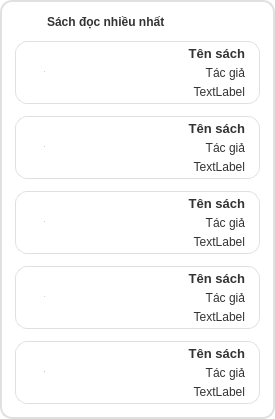
                 <widget class="QWidget" name="verticalWidget_6" native="true">
                  <property name="sizePolicy">
                   <sizepolicy hsizetype="Preferred" vsizetype="Preferred">
                    <horstretch>0</horstretch>
                    <verstretch>0</verstretch>
                   </sizepolicy>
                  </property>
                  <property name="minimumSize">
                   <size>
                    <width>275</width>
                    <height>0</height>
                   </size>
                  </property>
                  <property name="maximumSize">
                   <size>
                    <width>16777215</width>
                    <height>16777215</height>
                   </size>
                  </property>
                  <property name="styleSheet">
                   <string notr="true">QWidget{background-color: #ffffff;
border: 2px solid #E0E0E0;
border-radius: 12px;
}
QLabel{
	border: 0px solid #E0E0E0;
border: 0px;
color: #333333;

}
QPushButton{
border: 0px;
color: #333333;
}</string>
                  </property>
                  <layout class="QVBoxLayout" name="verticalLayout_39">
                   <property name="spacing">
                    <number>12</number>
                   </property>
                   <property name="leftMargin">
                    <number>15</number>
                   </property>
                   <property name="topMargin">
                    <number>15</number>
                   </property>
                   <property name="rightMargin">
                    <number>15</number>
                   </property>
                   <property name="bottomMargin">
                    <number>15</number>
                   </property>
                   <item>
                    <layout class="QHBoxLayout" name="horizontalLayout_39">
                     <item>
                      <widget class="QPushButton" name="pushButton_3">
                       <property name="maximumSize">
                        <size>
                         <width>20</width>
                         <height>16777215</height>
                        </size>
                       </property>
                       <property name="styleSheet">
                        <string notr="true">border: 0px;</string>
                       </property>
                       <property name="text">
                        <string/>
                       </property>
                       <property name="icon">
                        <iconset resource="resource.qrc">
                         <normaloff>:/icons/icons_/filter.png</normaloff>:/icons/icons_/filter.png</iconset>
                       </property>
                      </widget>
                     </item>
                     <item>
                      <widget class="QLabel" name="label_23">
                       <property name="font">
                        <font>
                         <family>Segoe UI</family>
                         <bold>true</bold>
                        </font>
                       </property>
                       <property name="styleSheet">
                        <string notr="true">color: #333;</string>
                       </property>
                       <property name="text">
                        <string>Sách đọc nhiều nhất</string>
                       </property>
                      </widget>
                     </item>
                    </layout>
                   </item>
                   <item>
                    <widget class="QWidget" name="doc_nhieu_1" native="true">
                     <property name="styleSheet">
                      <string notr="true">QWidget{background-color: #ffffff;
border: 1px solid #E0E0E0;
border-radius: 12px;
}
QLabel{
	border: 0px solid #E0E0E0;
}</string>
                     </property>
                     <layout class="QHBoxLayout" name="horizontalLayout_41" stretch="0,1">
                      <property name="spacing">
                       <number>5</number>
                      </property>
                      <property name="leftMargin">
                       <number>5</number>
                      </property>
                      <property name="topMargin">
                       <number>5</number>
                      </property>
                      <property name="rightMargin">
                       <number>5</number>
                      </property>
                      <property name="bottomMargin">
                       <number>5</number>
                      </property>
                      <item>
                       <widget class="QPushButton" name="pushButton_9">
                        <property name="minimumSize">
                         <size>
                          <width>50</width>
                          <height>50</height>
                         </size>
                        </property>
                        <property name="font">
                         <font>
                          <family>Segoe UI</family>
                          <pointsize>-1</pointsize>
                          <bold>true</bold>
                         </font>
                        </property>
                        <property name="styleSheet">
                         <string notr="true">border: 0px;

</string>
                        </property>
                        <property name="text">
                         <string>1</string>
                        </property>
                       </widget>
                      </item>
                      <item>
                       <layout class="QVBoxLayout" name="verticalLayout_41">
                        <property name="rightMargin">
                         <number>10</number>
                        </property>
                        <item>
                         <widget class="QLabel" name="sach_doc_nhieu">
                          <property name="sizePolicy">
                           <sizepolicy hsizetype="Preferred" vsizetype="Preferred">
                            <horstretch>0</horstretch>
                            <verstretch>0</verstretch>
                           </sizepolicy>
                          </property>
                          <property name="minimumSize">
                           <size>
                            <width>160</width>
                            <height>0</height>
                           </size>
                          </property>
                          <property name="maximumSize">
                           <size>
                            <width>16777215</width>
                            <height>16777215</height>
                           </size>
                          </property>
                          <property name="font">
                           <font>
                            <family>Segoe UI</family>
                            <pointsize>10</pointsize>
                            <bold>true</bold>
                           </font>
                          </property>
                          <property name="text">
                           <string>Tên sách</string>
                          </property>
                          <property name="alignment">
                           <set>Qt::AlignmentFlag::AlignRight|Qt::AlignmentFlag::AlignTrailing|Qt::AlignmentFlag::AlignVCenter</set>
                          </property>
                         </widget>
                        </item>
                        <item>
                         <widget class="QLabel" name="tac_gia_doc_nhieu">
                          <property name="maximumSize">
                           <size>
                            <width>16777215</width>
                            <height>16777215</height>
                           </size>
                          </property>
                          <property name="text">
                           <string>Tác giả</string>
                          </property>
                          <property name="alignment">
                           <set>Qt::AlignmentFlag::AlignRight|Qt::AlignmentFlag::AlignTrailing|Qt::AlignmentFlag::AlignVCenter</set>
                          </property>
                         </widget>
                        </item>
                        <item>
                         <widget class="QLabel" name="doc_nhieu_info">
                          <property name="minimumSize">
                           <size>
                            <width>160</width>
                            <height>0</height>
                           </size>
                          </property>
                          <property name="maximumSize">
                           <size>
                            <width>16777215</width>
                            <height>16777215</height>
                           </size>
                          </property>
                          <property name="text">
                           <string>TextLabel</string>
                          </property>
                          <property name="alignment">
                           <set>Qt::AlignmentFlag::AlignRight|Qt::AlignmentFlag::AlignTrailing|Qt::AlignmentFlag::AlignVCenter</set>
                          </property>
                         </widget>
                        </item>
                       </layout>
                      </item>
                     </layout>
                    </widget>
                   </item>
                   <item>
                    <widget class="QWidget" name="doc_nhieu_2" native="true">
                     <property name="styleSheet">
                      <string notr="true">QWidget{background-color: #ffffff;
border: 1px solid #E0E0E0;
border-radius: 12px;
}
QLabel{
	border: 0px solid #E0E0E0;
}</string>
                     </property>
                     <layout class="QHBoxLayout" name="horizontalLayout_42" stretch="0,1">
                      <property name="spacing">
                       <number>5</number>
                      </property>
                      <property name="leftMargin">
                       <number>5</number>
                      </property>
                      <property name="topMargin">
                       <number>5</number>
                      </property>
                      <property name="rightMargin">
                       <number>5</number>
                      </property>
                      <property name="bottomMargin">
                       <number>5</number>
                      </property>
                      <item>
                       <widget class="QPushButton" name="pushButton_10">
                        <property name="minimumSize">
                         <size>
                          <width>50</width>
                          <height>50</height>
                         </size>
                        </property>
                        <property name="font">
                         <font>
                          <family>Segoe UI</family>
                          <pointsize>-1</pointsize>
                          <bold>true</bold>
                         </font>
                        </property>
                        <property name="styleSheet">
                         <string notr="true">border: 0px;</string>
                        </property>
                        <property name="text">
                         <string>2</string>
                        </property>
                       </widget>
                      </item>
                      <item>
                       <layout class="QVBoxLayout" name="verticalLayout_42">
                        <property name="rightMargin">
                         <number>10</number>
                        </property>
                        <item>
                         <widget class="QLabel" name="sach_doc_nhieu_1">
                          <property name="minimumSize">
                           <size>
                            <width>160</width>
                            <height>0</height>
                           </size>
                          </property>
                          <property name="maximumSize">
                           <size>
                            <width>16777215</width>
                            <height>16777215</height>
                           </size>
                          </property>
                          <property name="font">
                           <font>
                            <family>Segoe UI</family>
                            <pointsize>10</pointsize>
                            <bold>true</bold>
                           </font>
                          </property>
                          <property name="text">
                           <string>Tên sách</string>
                          </property>
                          <property name="alignment">
                           <set>Qt::AlignmentFlag::AlignRight|Qt::AlignmentFlag::AlignTrailing|Qt::AlignmentFlag::AlignVCenter</set>
                          </property>
                         </widget>
                        </item>
                        <item>
                         <widget class="QLabel" name="tac_gia_doc_nhieu_1">
                          <property name="maximumSize">
                           <size>
                            <width>16777215</width>
                            <height>16777215</height>
                           </size>
                          </property>
                          <property name="text">
                           <string>Tác giả</string>
                          </property>
                          <property name="alignment">
                           <set>Qt::AlignmentFlag::AlignRight|Qt::AlignmentFlag::AlignTrailing|Qt::AlignmentFlag::AlignVCenter</set>
                          </property>
                         </widget>
                        </item>
                        <item>
                         <widget class="QLabel" name="doc_nhieu_info_1">
                          <property name="minimumSize">
                           <size>
                            <width>160</width>
                            <height>0</height>
                           </size>
                          </property>
                          <property name="maximumSize">
                           <size>
                            <width>16777215</width>
                            <height>16777215</height>
                           </size>
                          </property>
                          <property name="text">
                           <string>TextLabel</string>
                          </property>
                          <property name="alignment">
                           <set>Qt::AlignmentFlag::AlignRight|Qt::AlignmentFlag::AlignTrailing|Qt::AlignmentFlag::AlignVCenter</set>
                          </property>
                         </widget>
                        </item>
                       </layout>
                      </item>
                     </layout>
                    </widget>
                   </item>
                   <item>
                    <widget class="QWidget" name="doc_nhieu_3" native="true">
                     <property name="styleSheet">
                      <string notr="true">QWidget{background-color: #ffffff;
border: 1px solid #E0E0E0;
border-radius: 12px;
}
QLabel{
	border: 0px solid #E0E0E0;
}</string>
                     </property>
                     <layout class="QHBoxLayout" name="horizontalLayout_43" stretch="0,1">
                      <property name="spacing">
                       <number>5</number>
                      </property>
                      <property name="leftMargin">
                       <number>5</number>
                      </property>
                      <property name="topMargin">
                       <number>5</number>
                      </property>
                      <property name="rightMargin">
                       <number>5</number>
                      </property>
                      <property name="bottomMargin">
                       <number>5</number>
                      </property>
                      <item>
                       <widget class="QPushButton" name="pushButton_11">
                        <property name="minimumSize">
                         <size>
                          <width>50</width>
                          <height>50</height>
                         </size>
                        </property>
                        <property name="font">
                         <font>
                          <family>Segoe UI</family>
                          <pointsize>-1</pointsize>
                          <bold>true</bold>
                         </font>
                        </property>
                        <property name="styleSheet">
                         <string notr="true">border: 0px;</string>
                        </property>
                        <property name="text">
                         <string>3</string>
                        </property>
                       </widget>
                      </item>
                      <item>
                       <layout class="QVBoxLayout" name="verticalLayout_43">
                        <property name="rightMargin">
                         <number>10</number>
                        </property>
                        <item>
                         <widget class="QLabel" name="sach_doc_nhieu_2">
                          <property name="maximumSize">
                           <size>
                            <width>16777215</width>
                            <height>16777215</height>
                           </size>
                          </property>
                          <property name="font">
                           <font>
                            <family>Segoe UI</family>
                            <pointsize>10</pointsize>
                            <bold>true</bold>
                           </font>
                          </property>
                          <property name="text">
                           <string>Tên sách</string>
                          </property>
                          <property name="alignment">
                           <set>Qt::AlignmentFlag::AlignRight|Qt::AlignmentFlag::AlignTrailing|Qt::AlignmentFlag::AlignVCenter</set>
                          </property>
                         </widget>
                        </item>
                        <item>
                         <widget class="QLabel" name="tac_gia_doc_nhieu_2">
                          <property name="maximumSize">
                           <size>
                            <width>16777215</width>
                            <height>16777215</height>
                           </size>
                          </property>
                          <property name="text">
                           <string>Tác giả</string>
                          </property>
                          <property name="alignment">
                           <set>Qt::AlignmentFlag::AlignRight|Qt::AlignmentFlag::AlignTrailing|Qt::AlignmentFlag::AlignVCenter</set>
                          </property>
                         </widget>
                        </item>
                        <item>
                         <widget class="QLabel" name="doc_nhieu_info_2">
                          <property name="minimumSize">
                           <size>
                            <width>160</width>
                            <height>0</height>
                           </size>
                          </property>
                          <property name="maximumSize">
                           <size>
                            <width>16777215</width>
                            <height>16777215</height>
                           </size>
                          </property>
                          <property name="text">
                           <string>TextLabel</string>
                          </property>
                          <property name="alignment">
                           <set>Qt::AlignmentFlag::AlignRight|Qt::AlignmentFlag::AlignTrailing|Qt::AlignmentFlag::AlignVCenter</set>
                          </property>
                         </widget>
                        </item>
                       </layout>
                      </item>
                     </layout>
                    </widget>
                   </item>
                   <item>
                    <widget class="QWidget" name="doc_nhieu_4" native="true">
                     <property name="styleSheet">
                      <string notr="true">QWidget{background-color: #ffffff;
border: 1px solid #E0E0E0;
border-radius: 12px;
}
QLabel{
	border: 0px solid #E0E0E0;
}</string>
                     </property>
                     <layout class="QHBoxLayout" name="horizontalLayout_44" stretch="0,1">
                      <property name="spacing">
                       <number>5</number>
                      </property>
                      <property name="leftMargin">
                       <number>5</number>
                      </property>
                      <property name="topMargin">
                       <number>5</number>
                      </property>
                      <property name="rightMargin">
                       <number>5</number>
                      </property>
                      <property name="bottomMargin">
                       <number>5</number>
                      </property>
                      <item>
                       <widget class="QPushButton" name="pushButton_15">
                        <property name="minimumSize">
                         <size>
                          <width>50</width>
                          <height>50</height>
                         </size>
                        </property>
                        <property name="font">
                         <font>
                          <family>Segoe UI</family>
                          <pointsize>-1</pointsize>
                          <bold>true</bold>
                         </font>
                        </property>
                        <property name="styleSheet">
                         <string notr="true">border: 0px;</string>
                        </property>
                        <property name="text">
                         <string>4</string>
                        </property>
                       </widget>
                      </item>
                      <item>
                       <layout class="QVBoxLayout" name="verticalLayout_44">
                        <property name="rightMargin">
                         <number>10</number>
                        </property>
                        <item>
                         <widget class="QLabel" name="sach_doc_nhieu_3">
                          <property name="maximumSize">
                           <size>
                            <width>16777215</width>
                            <height>16777215</height>
                           </size>
                          </property>
                          <property name="font">
                           <font>
                            <family>Segoe UI</family>
                            <pointsize>10</pointsize>
                            <bold>true</bold>
                           </font>
                          </property>
                          <property name="text">
                           <string>Tên sách</string>
                          </property>
                          <property name="alignment">
                           <set>Qt::AlignmentFlag::AlignRight|Qt::AlignmentFlag::AlignTrailing|Qt::AlignmentFlag::AlignVCenter</set>
                          </property>
                         </widget>
                        </item>
                        <item>
                         <widget class="QLabel" name="tac_gia_doc_nhieu_3">
                          <property name="maximumSize">
                           <size>
                            <width>16777215</width>
                            <height>16777215</height>
                           </size>
                          </property>
                          <property name="text">
                           <string>Tác giả</string>
                          </property>
                          <property name="alignment">
                           <set>Qt::AlignmentFlag::AlignRight|Qt::AlignmentFlag::AlignTrailing|Qt::AlignmentFlag::AlignVCenter</set>
                          </property>
                         </widget>
                        </item>
                        <item>
                         <widget class="QLabel" name="doc_nhieu_info_3">
                          <property name="minimumSize">
                           <size>
                            <width>160</width>
                            <height>0</height>
                           </size>
                          </property>
                          <property name="maximumSize">
                           <size>
                            <width>16777215</width>
                            <height>16777215</height>
                           </size>
                          </property>
                          <property name="text">
                           <string>TextLabel</string>
                          </property>
                          <property name="alignment">
                           <set>Qt::AlignmentFlag::AlignRight|Qt::AlignmentFlag::AlignTrailing|Qt::AlignmentFlag::AlignVCenter</set>
                          </property>
                         </widget>
                        </item>
                       </layout>
                      </item>
                     </layout>
                    </widget>
                   </item>
                   <item>
                    <widget class="QWidget" name="doc_nhieu_5" native="true">
                     <property name="styleSheet">
                      <string notr="true">QWidget{background-color: #ffffff;
border: 1px solid #E0E0E0;
border-radius: 12px;
}
QLabel{
	border: 0px solid #E0E0E0;
}</string>
                     </property>
                     <layout class="QHBoxLayout" name="horizontalLayout_45" stretch="0,1">
                      <property name="spacing">
                       <number>5</number>
                      </property>
                      <property name="leftMargin">
                       <number>5</number>
                      </property>
                      <property name="topMargin">
                       <number>5</number>
                      </property>
                      <property name="rightMargin">
                       <number>5</number>
                      </property>
                      <property name="bottomMargin">
                       <number>5</number>
                      </property>
                      <item>
                       <widget class="QPushButton" name="pushButton_12">
                        <property name="minimumSize">
                         <size>
                          <width>50</width>
                          <height>50</height>
                         </size>
                        </property>
                        <property name="font">
                         <font>
                          <family>Segoe UI</family>
                          <pointsize>-1</pointsize>
                          <bold>true</bold>
                         </font>
                        </property>
                        <property name="styleSheet">
                         <string notr="true">border: 0px;</string>
                        </property>
                        <property name="text">
                         <string>5</string>
                        </property>
                       </widget>
                      </item>
                      <item>
                       <layout class="QVBoxLayout" name="verticalLayout_45">
                        <property name="rightMargin">
                         <number>10</number>
                        </property>
                        <item>
                         <widget class="QLabel" name="sach_doc_nhieu_4">
                          <property name="maximumSize">
                           <size>
                            <width>16777215</width>
                            <height>16777215</height>
                           </size>
                          </property>
                          <property name="font">
                           <font>
                            <family>Segoe UI</family>
                            <pointsize>10</pointsize>
                            <bold>true</bold>
                           </font>
                          </property>
                          <property name="text">
                           <string>Tên sách</string>
                          </property>
                          <property name="alignment">
                           <set>Qt::AlignmentFlag::AlignRight|Qt::AlignmentFlag::AlignTrailing|Qt::AlignmentFlag::AlignVCenter</set>
                          </property>
                         </widget>
                        </item>
                        <item>
                         <widget class="QLabel" name="tac_gia_doc_nhieu_4">
                          <property name="maximumSize">
                           <size>
                            <width>16777215</width>
                            <height>16777215</height>
                           </size>
                          </property>
                          <property name="text">
                           <string>Tác giả</string>
                          </property>
                          <property name="alignment">
                           <set>Qt::AlignmentFlag::AlignRight|Qt::AlignmentFlag::AlignTrailing|Qt::AlignmentFlag::AlignVCenter</set>
                          </property>
                         </widget>
                        </item>
                        <item>
                         <widget class="QLabel" name="doc_nhieu_info_4">
                          <property name="minimumSize">
                           <size>
                            <width>160</width>
                            <height>0</height>
                           </size>
                          </property>
                          <property name="maximumSize">
                           <size>
                            <width>16777215</width>
                            <height>16777215</height>
                           </size>
                          </property>
                          <property name="text">
                           <string>TextLabel</string>
                          </property>
                          <property name="alignment">
                           <set>Qt::AlignmentFlag::AlignRight|Qt::AlignmentFlag::AlignTrailing|Qt::AlignmentFlag::AlignVCenter</set>
                          </property>
                         </widget>
                        </item>
                       </layout>
                      </item>
                     </layout>
                    </widget>
                   </item>
                  </layout>
                 </widget>
